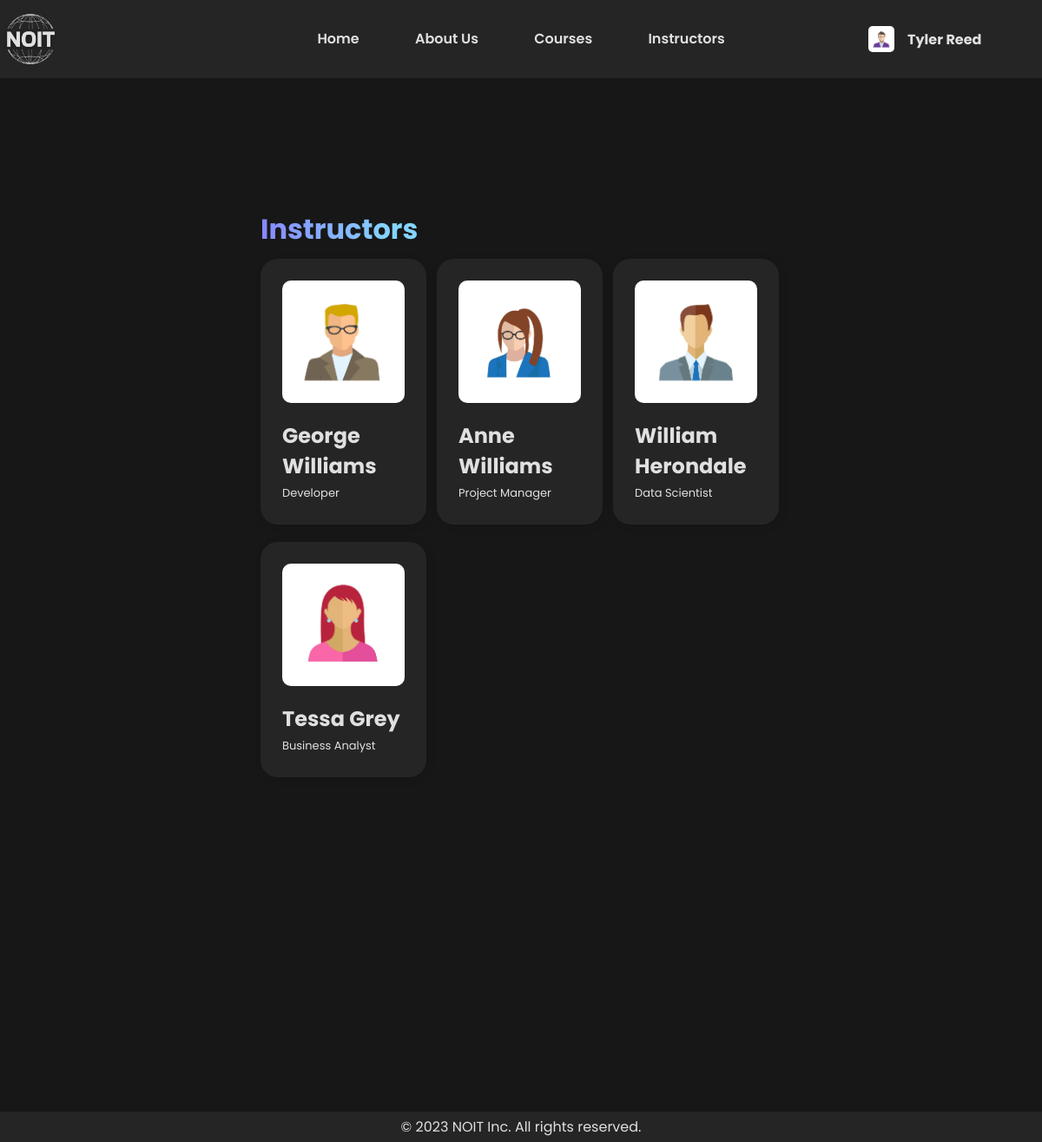
Screenshot of /instructors.php (signed in) with the database file from the repository.
### tables this page shows
CREATE TABLE `user` (
  `Id` int(11) NOT NULL,
  `Role` enum('Provider','Instructor','Student') NOT NULL,
  `Name` varchar(255) NOT NULL,
  `Email` varchar(255) NOT NULL,
  `Password` varchar(255) NOT NULL,
  `ProfilePicture` varchar(255) NOT NULL
);

CREATE TABLE `instructor` (
  `InstructorId` int(11) NOT NULL,
  `Company` varchar(64) NOT NULL,
  `Profession` varchar(64) NOT NULL,
  `DateHired` date NOT NULL DEFAULT current_timestamp()
);

### inc/functions.inc.php (the view, shortened to what this page needs)
<?php
    function instructor($instructor)
    {
        $instructorName = $instructor['Name'];
        $instructorProfession = $instructor['Profession'];
        $instructorPic = $instructor['ProfilePicture'];
        echo "
                <div class=\"card instructor three\">
                    <img src=\"uploads/$instructorPic\" alt=\"\" class=\"profile-pic\">
                    <div>
                        <h2>$instructorName</h2>
                        <p><small>$instructorProfession</small></p>
                    </div>
                </div>
        ";
    }
?>

### instructors.php (shortened to what this page needs)
<?php
    include("inc/connection.inc.php");
    include("inc/functions.inc.php");
?>
<!DOCTYPE html>
<html lang="en">
<head>
    <link rel="stylesheet" href="css/style.css">
</head>
<body>
    <?php include("inc/header.inc.php"); ?>
    <main>
        <div class="card-main">
            <h1 class="title">Instructors</h1>
            <?php
                $instructors = $con->prepare(
                    "SELECT *
                     FROM Instructor
                     JOIN User ON InstructorId = User.Id");
                $instructors->execute();
                if ($instructors->rowCount() > 0)
                {
                    echo "<div class=\"short\">";
                    while ($instructor = $instructors->fetch(PDO::FETCH_ASSOC))
                    {
                        instructor($instructor);
                    }
                    echo "</div>";
                }
                else
                {
                    sorry("We couldn't find any instructors yet.", $gap=false);
                }
            ?>
        </div>
    </main>
<?php include("inc/footer.inc.php") ?>
</body>
</html>

### inc/header.inc.php (shortened to what this page needs)
<?php
    if (isset($_SESSION['userId']))
    {
        $userId = $_SESSION['userId'];
        $user = $con->prepare(
            "SELECT *
                FROM User
                WHERE Id = ?"
        );
        $user->execute([$userId]);
        $user = $user->fetch(PDO::FETCH_ASSOC);
    }
    else {
        $userId = '';
    }
?>
<header>
    <div class="nav">
        <div class="logo">
            <a href="home.php">
                <img src="static/logo/NOIT-logo.png" alt="NOIT Logo">
            </a>
        </div>
        <div class="mid-links">
            <a href="home.php">Home</a>
            <a href="about.php">About Us</a>
            <a href="courses.php">Courses</a>
            <a href="instructors.php">Instructors</a>
        </div>
        <?php
            if ($userId == '')
            {
        ?>
                <div class="right-links">
                    <a href="login.php">
                        <button class="button submit">Login</button>
                    </a>
                    <a href="home.php#joinUs">
                        <button class="button submit">Register</button>
                    </a>
                </div>
        <?php
            }
            else if ($userId != '')
            {
        ?>
                <div class="profile-box">
                    <div class="profile-dropdown">
                        <button class="button dropdown">
                            <img src="uploads/<?= $user['ProfilePicture']; ?>" alt="" class="profile-pic">
                            <?php
                                if(isset($provider))
                                { echo "<h4>{$provider['Company']}</h4>"; }
                                else
                                { echo "<h4>{$user['Name']}</h4>"; }
                            ?>
                        </button>
                    </div>
                </div>
        <?php
            }
        ?>
    </div>
</header>

### css/style.css (style rules this page uses)
* { padding: 0; margin: 0; box-sizing: border-box; font-family: 'Poppins', sans-serif; }
a { color: #8686ff; text-decoration: none; transition: all .3s; }
p { color: #e0e0e0 }
body { background-color: #171717; color: #e0e0e0; }
small { font-weight: normal; font-size: small; }
.card { background-color: #252525; display: flex; flex-direction: column; padding: 25px 25px; border-radius: 20px; box-shadow: 2px, 2px, 13px, -4px rgba(0, 0, 0, 0.21); -webkit-box-shadow: 2px 2px 13px -4px rgba(0, 0, 0, 0.21); }
.button { font-weight: 600; font-size: 16px; height: 40px; padding: 0px 10px; cursor: pointer; transition: all .3s; color: rgb(134, 134, 255); background-color: #252525; border: 2px solid rgb(134, 134, 255); border-radius: 5px; }
.nav { background: #252525; display: flex; flex-direction: row; justify-content: space-between; padding: 10px 0; line-height: 70px; z-index: 100; }
.logo { width: 25%; }
.logo img { float: left; position: absolute; width: 70px; height: 70px; }
.mid-links { text-align: center; }
.mid-links a { line-height: 10px; color: #e0e0e0; font-weight: 600; padding: 0 30px; text-decoration: none; transition: all .3s; text-align: center; }
.profile-box { width: 25%; display: flex; align-items: center; padding-right: 10px; }
.profile-dropdown { display: flex; width: 200px; margin-left: auto; }
.profile-dropdown .profile-pic { width: 30px; height: 30px; border-radius: 5px; object-fit: cover; }
.dropdown { height: auto; width: 100%; margin-top: 0; padding: 10px 10px; cursor: default; transition: all .3s; color: #e0e0e0; background-color: #252525; border: 0; border-radius: 0px; display: flex; align-items: center; gap: 15px; border-radius: 5px; }
main { display: flex; align-items: center; justify-content: center; }
.card-main { margin-bottom: 100px; display: flex; flex-direction: column; width: 50%; overflow-wrap: break-word; }
.card-main .short { display: flex; flex-direction: row; flex-wrap: wrap; justify-content: flex-start; margin-top: 10px; margin-bottom: 300px; }
.short .card { margin-bottom: 20px; width: 100%; }
.short .three { width: calc(100%/3 - 1.5%); }
.short .three:not(:nth-child(3n)) { margin-right: 2%; }
.title { padding-top: 150px; background: linear-gradient(90deg, rgba(134,135,255,1) 0%, rgba(133,212,255,1) 25%); background-clip: text; -webkit-background-clip: text; -webkit-text-fill-color: transparent; }
.instructor { gap: 20px; }
.instructor .profile-pic { aspect-ratio: 1; width: 100%; border-radius: 10px; object-fit: cover; }

### rows the page displays
user: ProfilePicture (picture), Name "Tyler Reed"
instructor: InstructorId.ProfilePicture (picture), InstructorId.Name "George Williams", Profession "Developer"
instructor: InstructorId.ProfilePicture (picture), InstructorId.Name "Anne Williams", Profession "Project Manager"
instructor: InstructorId.ProfilePicture (picture), InstructorId.Name "William Herondale", Profession "Data Scientist"
instructor: InstructorId.ProfilePicture (picture), InstructorId.Name "Tessa Grey", Profession "Business Analyst"
